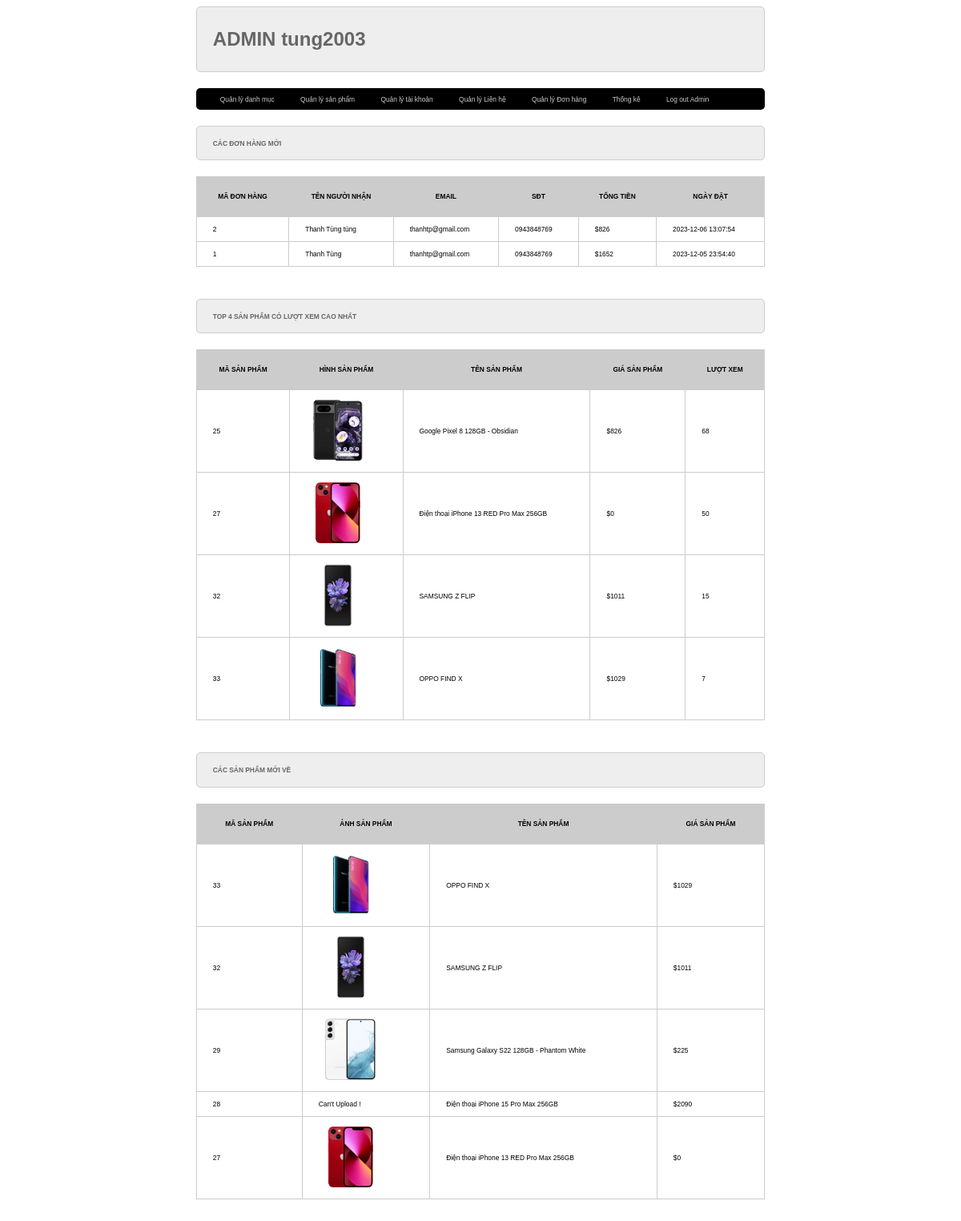
Screenshot of /admin/index.php?act=thongke (signed in) with the database file from the repository.
### tables this page shows
CREATE TABLE `tbl_order` (
  `id_order` int(11) NOT NULL,
  `id_user` int(11) NOT NULL,
  `hoten` varchar(50) NOT NULL,
  `sdt` varchar(15) NOT NULL,
  `email` varchar(50) NOT NULL,
  `diachi` varchar(255) NOT NULL,
  `tongtien` int(11) NOT NULL,
  `ngaydathang` datetime NOT NULL,
  `trangthai` tinyint(4) NOT NULL,
  `pttt` tinyint(4) NOT NULL,
  `ptvc` tinyint(4) NOT NULL
);

CREATE TABLE `sanpham` (
  `id` int(11) NOT NULL,
  `name` varchar(255) NOT NULL,
  `price` double(10,2) DEFAULT 0.00,
  `img` varchar(255) DEFAULT NULL,
  `mota` text DEFAULT NULL,
  `luotxem` int(11) DEFAULT 0,
  `iddanhmuc` int(11) NOT NULL
);

### model/pdo.php (called while the page is built, shortened)
<?php
function pdo_get_connection(){
    $dburl = "mysql:host=localhost;dbname=duanmau2023;charset=utf8";
    $username = 'root';
    $password = '';
    $conn = new PDO($dburl, $username, $password);
    $conn->setAttribute(PDO::ATTR_ERRMODE, PDO::ERRMODE_EXCEPTION);
    return $conn;
}
function pdo_query($sql){
    $sql_args = array_slice(func_get_args(), 1);
    try{
        $conn = pdo_get_connection();
        $stmt = $conn->prepare($sql);
        $stmt->execute($sql_args);
        $rows = $stmt->fetchAll();
        return $rows;
    }
    catch(PDOException $e){
        throw $e;
    }
    finally{
        unset($conn);
    }
}

### model/order.php (called while the page is built, shortened)
<?php
function loadall_donhang_moi(){
    $sql ="SELECT * FROM tbl_order where 1 ORDER BY id_order desc limit 0,5";
    $listOrder=pdo_query($sql);
    return $listOrder;
}
?>

### model/sanpham.php (called while the page is built, shortened)
<?php
function loadall_sanpham_home(){
    $sql ="SELECT * FROM sanpham where 1 ORDER BY id desc limit 0,5";
    $listsanpham=pdo_query($sql);
    return $listsanpham;
}
function loadall_sanpham_yeuthich(){
    $sql ="SELECT * FROM sanpham where 1 ORDER BY luotxem desc limit 0,4";
    $listsanpham=pdo_query($sql);
    return $listsanpham;
}
?>

### admin/thongke/list.php (the view, shortened to what this page needs)
<div class="row">
            <div class="row formtitle"><h1>CÁC ĐƠN HÀNG MỚI</h1></div>
            <div class="row frmcontent">
                    <div class="row mb10 frmlist">
                        <table>
                            <tr>
                                <th>MÃ ĐƠN HÀNG</th>
                                <th>TÊN NGƯỜI NHẬN</th>
                                <th>EMAIL</th>
                                <th>SĐT</th>
                                <th>TỔNG TIỀN</th>
                                <th>NGÀY ĐẶT</th>
                            </tr>
                            <?php
                                foreach($listOrder as $order){
                                    extract($order);
                                    echo '<tr>
                                    <td>'.$id_order.'</td>
                                    <td>'.$hoten.'</td>
                                    <td>'.$email.'</td>
                                    <td>'.$sdt.'</td>
                                    <td>$'.$tongtien.'</td>
                                    <td>'.$ngaydathang.'</td>
                                </tr>';
                                }
                            ?>
                        </table>
                    </div>
        </div>
    <div class="row">
            <div class="row formtitle"><h1>TOP 4 SẢN PHẨM CÓ LƯỢT XEM CAO NHẤT</h1></div>
            <div class="row frmcontent">
                    <div class="row mb10 frmlist">
                        <table>
                            <tr>
                                <th>MÃ SẢN PHẨM</th>
                                <th>HÌNH SẢN PHẨM</th>
                                <th>TÊN SẢN PHẨM</th>
                                <th>GIÁ SẢN PHẨM</th>
                                <th>LƯỢT XEM</th>
                            </tr>
                            <?php
                                foreach($sp_yeu_thich as $sp){
                                    extract($sp);
                                    $hinhpath ="../upload/".$img;
                                    if(is_file($hinhpath)){
                                        $hinh="<img src='".$hinhpath."' height='80'>";
                                    }else{
                                        $hinh ="Can't Upload !";
                                    }
                                    echo '<tr>
                                    <td>'.$id.'</td>
                                    <td>'.$hinh.'</td>
                                    <td>'.$name.'</td>
                                    <td>$'.$price.'</td>
                                    <td>'.$luotxem.'</td>
                                </tr>';
                                }
                            ?>
                        </table>
                    </div>
        </div>
        <div class="row">
            <div class="row formtitle"><h1>CÁC SẢN PHẨM MỚI VỀ</h1></div>
            <div class="row frmcontent">
                    <div class="row mb10 frmlist">
                        <table>
                            <tr>
                                <th>MÃ SẢN PHẨM</th>
                                <th>ẢNH SẢN PHẨM</th>
                                <th>TÊN SẢN PHẨM</th>
                                <th>GIÁ SẢN PHẨM</th>
                            </tr>
                            <?php
                                foreach($spnew as $sp){
                                    extract($sp);
                                    $hinhpath ="../upload/".$img;
                                    if(is_file($hinhpath)){
                                        $hinh="<img src='".$hinhpath."' height='80'>";
                                    }else{
                                        $hinh ="Can't Upload !";
                                    }
                                    echo '<tr>
                                    <td>'.$id.'</td>
                                    <td>'.$hinh.'</td>
                                    <td>'.$name.'</td>
                                    <td>$'.$price.'</td>
                                </tr>';
                                }
                            ?>
                        </table>
                    </div>
        </div>

### admin/style.css (style rules this page uses)
* { box-sizing: border-box; font-family: sans-serif; font-size: 0.7vw; }
.row { float: left; width: 100%; }
.mb10 { margin-bottom: 10px; }
.formtitle { background-color: #eee; border: 1px #ccc solid; color: #666; border-radius: 5px; padding: 10px 20px; }
.frmcontent { padding: 20px 0px; }
.frmlist table { width: 100%; border-collapse: collapse; }
.frmlist table th { background-color: #ccc; padding: 20px; }
.frmlist table td { padding: 10px 20px; border: 1px #ccc solid; }

### rows the page displays
tbl_order: id_order "2", hoten "Thanh Tùng tùng", email "thanhtp@gmail.com", sdt "0943848769", tongtien "826", ngaydathang "2023-12-06 13:07:54"
tbl_order: id_order "1", hoten "Thanh Tùng", email "thanhtp@gmail.com", sdt "0943848769", tongtien "1652", ngaydathang "2023-12-05 23:54:40"
sanpham: id "25", img (picture), name "Google Pixel 8 128GB - Obsidian", price "826", luotxem "68"
sanpham: id "27", img (picture), name "Điện thoại iPhone 13 RED Pro Max 256GB", price "0", luotxem "50"
sanpham: id "32", img (picture), name "SAMSUNG Z FLIP", price "1011", luotxem "15"
sanpham: id "33", img (picture), name "OPPO FIND X", price "1029", luotxem "7"
sanpham: id "29", img (picture), name "Samsung Galaxy S22 128GB - Phantom White", price "225"
sanpham: id "28", img "Can't Upload !", name "Điện thoại iPhone 15 Pro Max 256GB", price "2090"

### other values shown
$tenadmin "tung2003"
